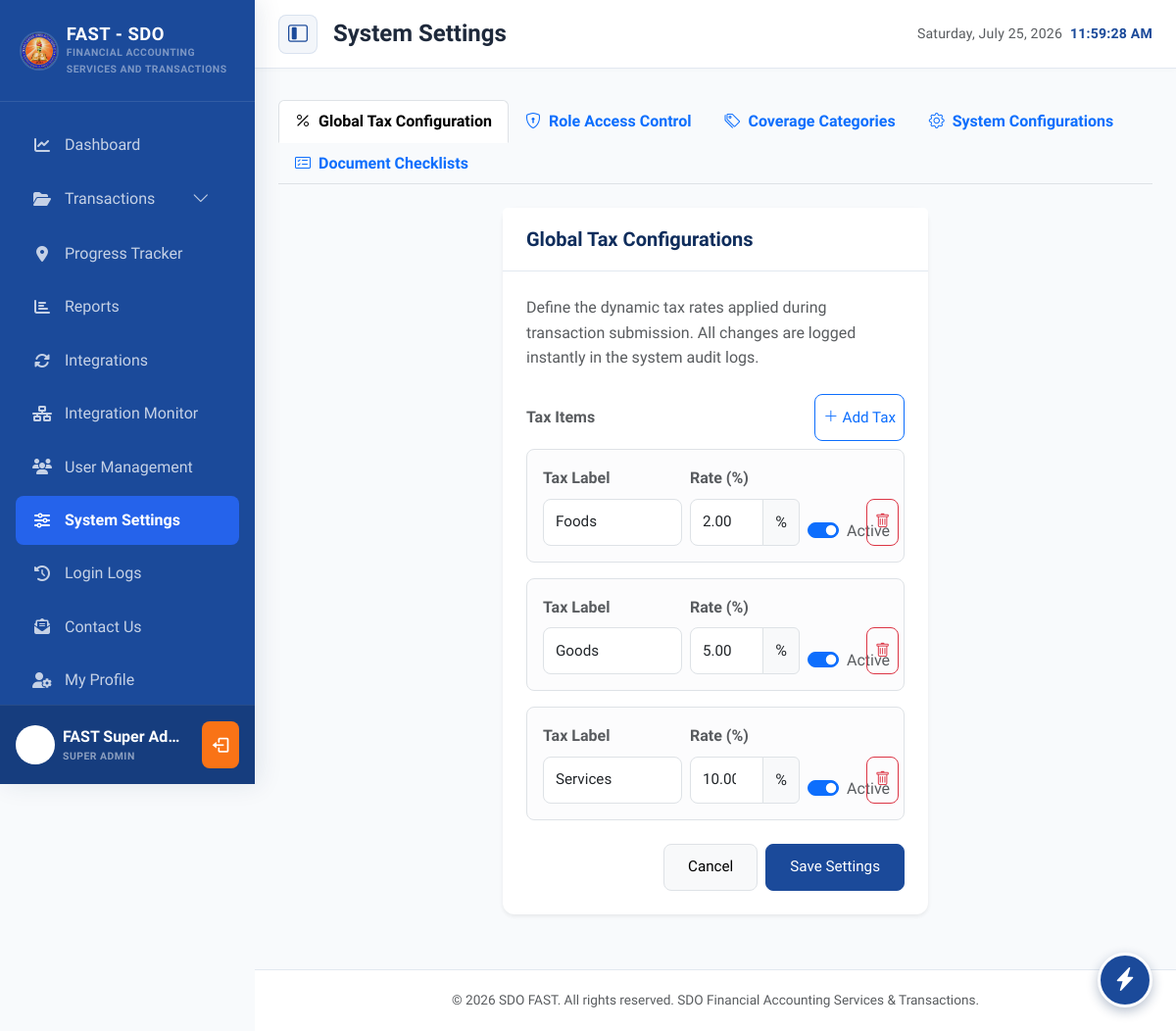
Before: /views/settings/index.php (signed in) with the older database file.
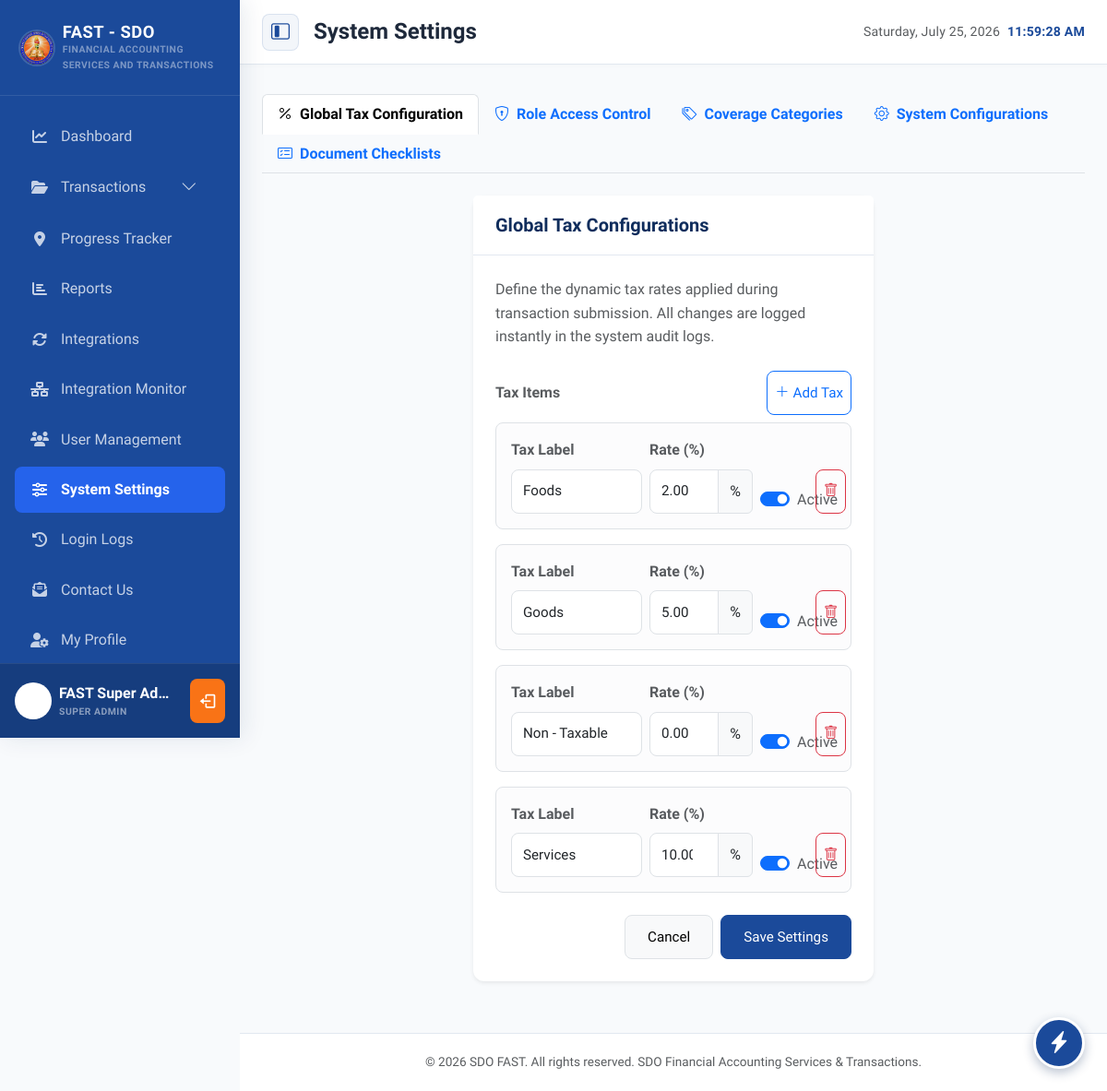
After: the same page with the newer database file.
### tables this page shows
CREATE TABLE `tax_configurations` (
  `id` int(11) NOT NULL,
  `tax_type` varchar(50) NOT NULL,
  `tax_percentage` decimal(5,2) NOT NULL,
  `is_active` tinyint(1) DEFAULT 1
);

### views/settings/index.php (the view, shortened to what the rows shown need)
<?php
require_once __DIR__ . '/../../includes/header.php';
require_once __DIR__ . '/../../includes/navbar.php';
require_once __DIR__ . '/../../config/database.php';
$taxConfigurations = [
    ['tax_type' => 'Goods', 'tax_percentage' => 5.00, 'is_active' => 1],
    ['tax_type' => 'Foods', 'tax_percentage' => 2.00, 'is_active' => 1],
    ['tax_type' => 'Services', 'tax_percentage' => 10.00, 'is_active' => 1]
];
if ($fastPDO !== null) {
    try {
        $configs = $fastPDO->query("SELECT tax_type, tax_percentage, is_active FROM tax_configurations ORDER BY tax_type ASC")->fetchAll();
        if (!empty($configs)) {
            $taxConfigurations = $configs;
        }
    } catch (PDOException $e) {
        error_log("Failed to load settings data: " . $e->getMessage());
    }
}
?>
<div class="tab-content" id="settingsTabsContent">
    <div class="tab-pane fade show active" id="taxContent" role="tabpanel" aria-labelledby="tax-tab">
        <div class="row justify-content-center">
            <div class="col-12 col-lg-6">
                <div class="card shadow-sm border-0 mb-4">
                    <div class="card-body">
                        <form id="taxSettingsForm" onsubmit="handleSettingsSubmit(event)">
                            <div id="taxRowsContainer" class="d-flex flex-column gap-3 mb-4">
                                <?php foreach ($taxConfigurations as $config): ?>
                                    <div class="p-3 border rounded-3 bg-light-subtle tax-row">
                                        <div class="row g-2 align-items-end">
                                            <div class="col-12 col-md-5">
                                                <label class="form-label fs-9 fw-semibold text-muted">Tax Label</label>
                                                <input type="text" name="tax_type[]" class="form-control tax-type-input" maxlength="50" required value="<?php echo htmlspecialchars($config['tax_type']); ?>" placeholder="e.g. Goods">
                                            </div>
                                            <div class="col-12 col-md-4">
                                                <label class="form-label fs-9 fw-semibold text-muted">Rate (%)</label>
                                                <div class="input-group">
                                                    <input type="number" name="tax_percentage[]" class="form-control" value="<?php echo htmlspecialchars($config['tax_percentage']); ?>" step="0.01" min="0" max="100" required>
                                                    <span class="input-group-text">%</span>
                                                </div>
                                            </div>
                                            <div class="col-8 col-md-2">
                                                <div class="form-check form-switch mt-2">
                                                    <input class="form-check-input tax-active-input" type="checkbox" name="is_active[]" value="1" <?php echo ((int)$config['is_active'] === 1) ? 'checked' : ''; ?>>
                                                    <label class="form-check-label fs-9 text-muted">Active</label>
                                                </div>
                                            </div>
                                            <div class="col-4 col-md-1 text-end">
                                                <button type="button" class="btn btn-sm btn-outline-danger" onclick="removeTaxRow(this)" title="Remove Tax Row">
                                                    <i class="bi bi-trash"></i>
                                                </button>
                                            </div>
                                        </div>
                                    </div>
                                <?php endforeach; ?>
                            </div>
                        </form>
                    </div>
                </div>
            </div>
        </div>
    </div>
</div>
<?php
require_once __DIR__ . '/../../includes/footer.php';
?>

Changed rows visible on the page:
added tax_configurations: tax_type "Non - Taxable", tax_percentage "0.00", is_active "☑"
